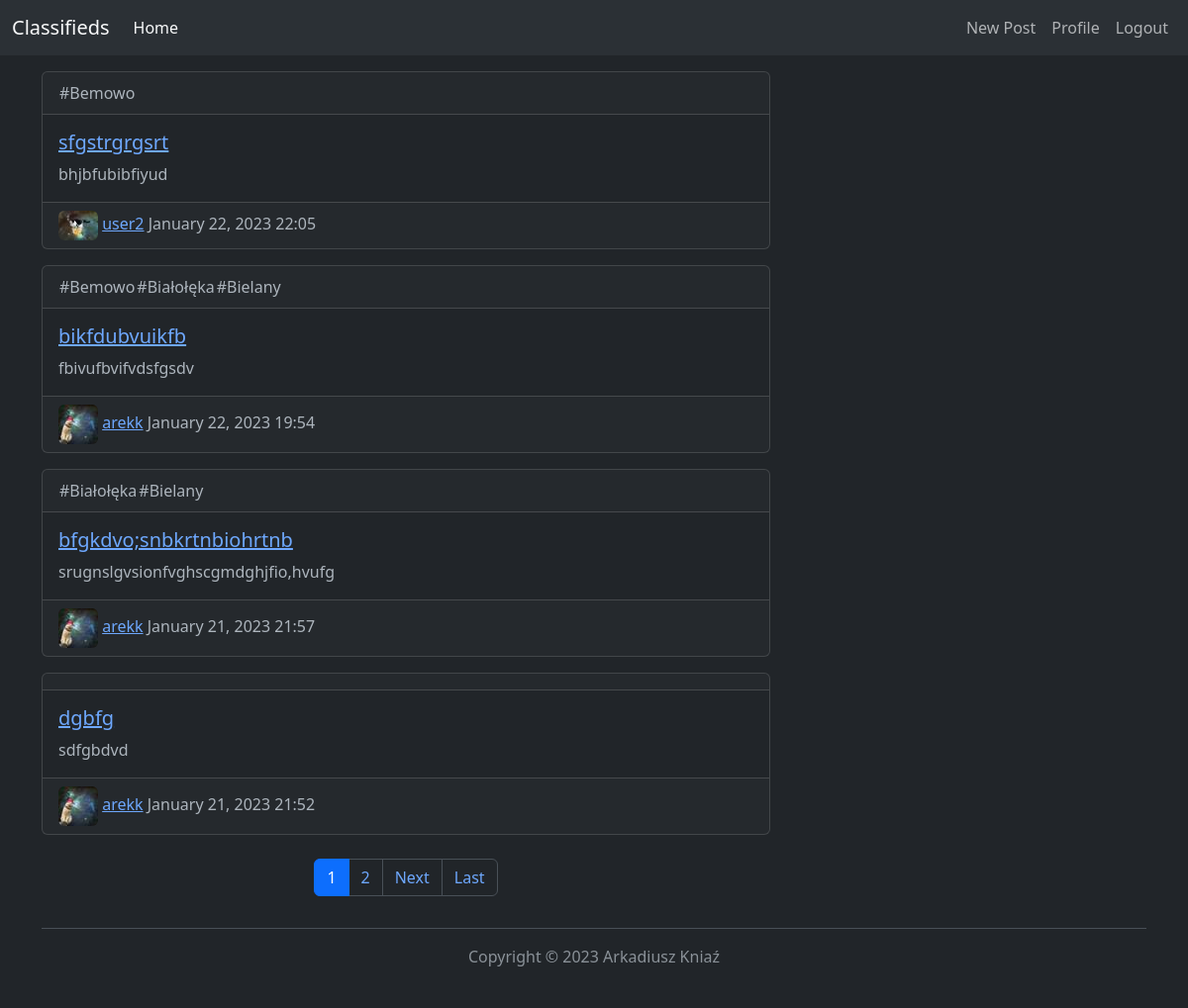
The app's page / (signed in) with its own data.
### blog/models.py (models this page shows, shortened)
class Place(models.Model):
    place = models.CharField(max_length=100)

class Post(models.Model):
    title = models.CharField(max_length=127)
    content = models.TextField()
    author = models.ForeignKey(User, on_delete=models.CASCADE)
    pub_date = models.DateTimeField('date published', default=timezone.now)
    places = models.ManyToManyField(Place)

### users/models.py (models this page shows, shortened)
class Profile(models.Model):
    user = models.OneToOneField(User, on_delete=models.CASCADE, primary_key=True)
    image = models.ImageField(default='default.jpg', upload_to='profile_pics')

### blog/views.py (the view)
# urls.py: path('', PostListView.as_view(), name='index'),
class PostListView(ListView):
    model = Post
    template_name = 'blog/index.html'
    context_object_name = 'list_of_posts'
    ordering = ['-pub_date']
    paginate_by = 4

### blog/templates/blog/index.html (shortened to what this page needs)
{% extends "blog/base.html" %}
{% block content %}
{% for post in list_of_posts %}
    <div class="card my-3">
        <div class="card-header">
            <table>
                <tr>
                {% for place in post.places.all %}
                    <td>#{{ place.place }} </td>
                {% endfor %}
                </tr>
            </table>
        </div>
        <div class="card-body">
            <h5 class="card-title"><a href="posts/{{ post.id }}">{{ post.title }}</a></h5>
            <p class="card-text">{{ post.content }}</p>
        </div>
        <div class="card-footer">
            <tr>
                <td><img class="rounded" src="{{ post.author.profile.image.url }}"></td>
                <td><a href="{% url 'user-posts' post.author.username  %}" >{{ post.author }}</a></td>
                <td>{{ post.pub_date|date:"F d, Y H:i" }}</td>
            </tr>
        </div>
    </div>
{% endfor %}
{% if is_paginated %}
    <nav class="my-4" aria-label="...">
        <ul class="pagination justify-content-center">
        {% for num in page_obj.paginator.page_range %}
            {% if page_obj.number == num %}
                 <li class="page-item active" aria-current="page"><a class="page-link" href="?page={{ num }}">{{ num }}</a></li>
            {% elif num > page_obj.number|add:'-3' and num < page_obj.number|add:'3'%}
                <li class="page-item" aria-current="page"><a class="page-link" href="?page={{ num }}">{{ num }}</a></li>
            {% endif %}
        {% endfor %}
        {% if page_obj.has_next %}
            <li class="page-item"><a class="page-link" href="?page={{ page_obj.next_page_number }}">Next</a></li>
            <li class="page-item"><a class="page-link" href="?page={{ page_obj.paginator.num_pages }}">Last</a></li>
        {% endif %}
        </ul>
    </nav>
{% endif %}
{% endblock %}

### records on screen
Post: title "sfgstrgrgsrt", content "bhjbfubibfiyud", author.profile.image (picture), author "user2", pub_date "January 22, 2023 22:05"
Place: place "Bemowo"
Post: title "bikfdubvuikfb", content "fbivufbvifvdsfgsdv", author.profile.image (picture), author "arekk", pub_date "January 22, 2023 19:54"
Place: place "Białołęka"
Place: place "Bielany"
Post: title "bfgkdvo;snbkrtnbiohrtnb", content "srugnslgvsionfvghscgmdghjfio,hvufg", author.profile.image (picture), author "arekk", pub_date "January 21, 2023 21:57"
Post: title "dgbfg", content "sdfgbdvd", author.profile.image (picture), author "arekk", pub_date "January 21, 2023 21:52"

### other values on screen
{{ num }} "1"
{{ num }} "2"
